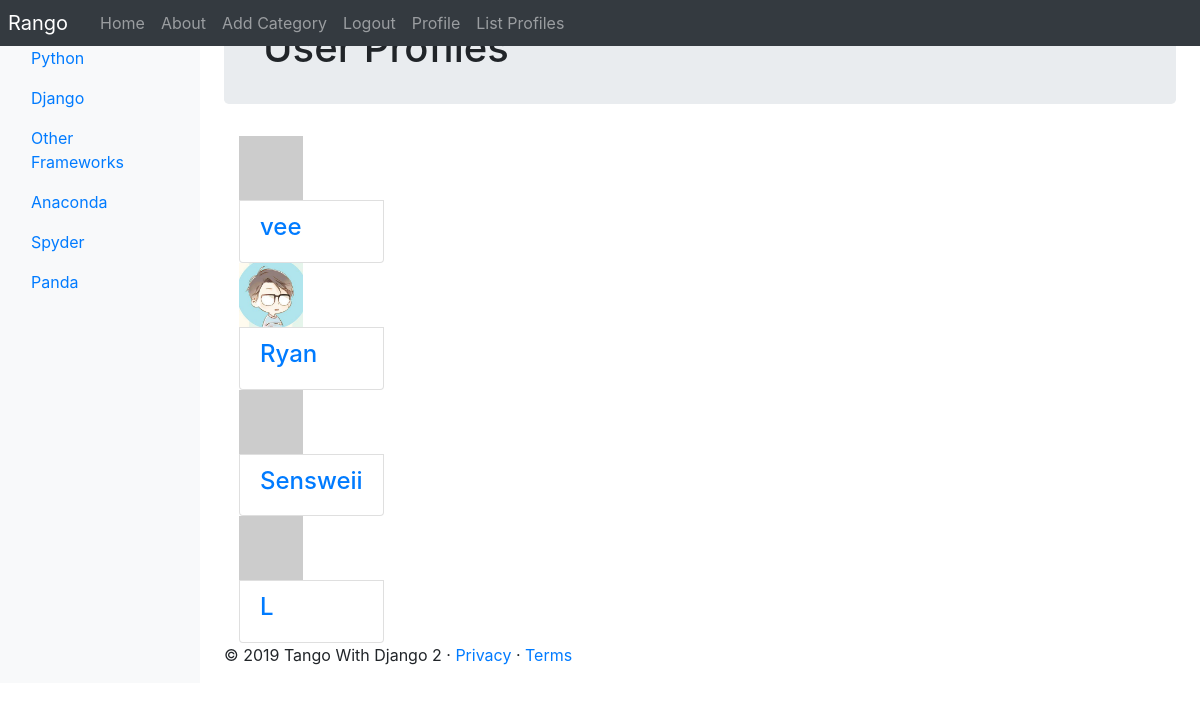
Page /rango/profiles/ (signed in) on the earlier database version.
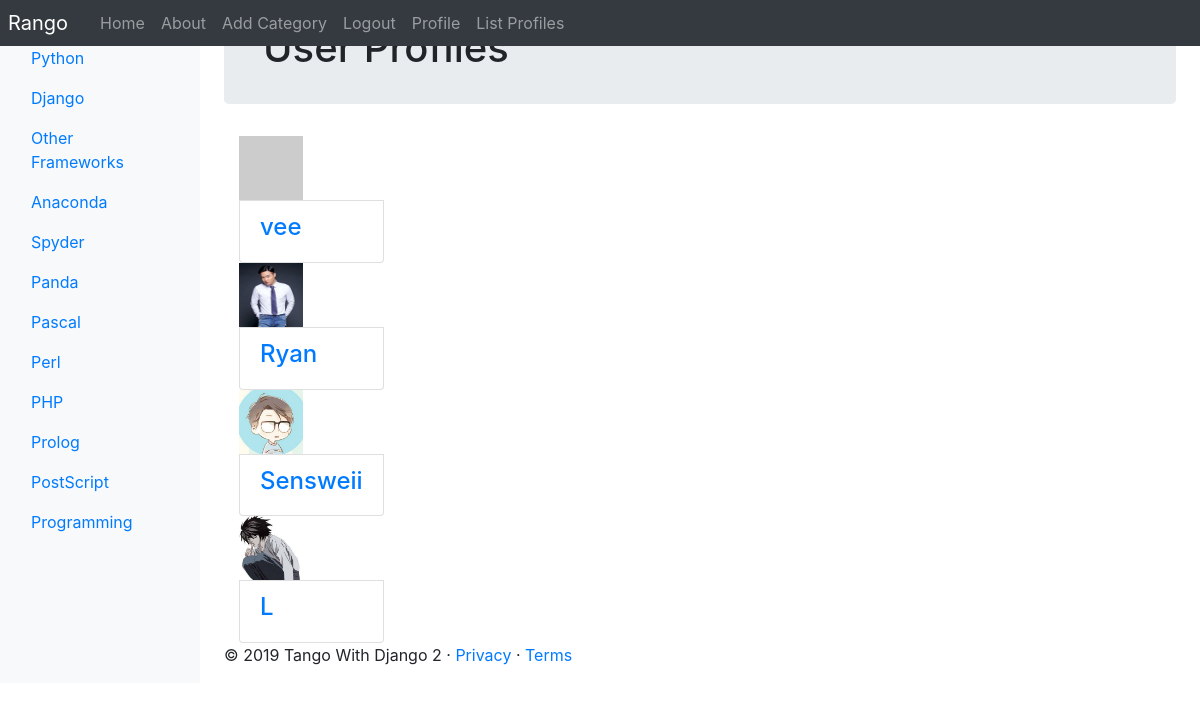
Same page on the later database version.
### rango/models.py (models this page shows, shortened)
class Category(models.Model):
    name = models.CharField(max_length=128, unique=True)
    views = models.IntegerField(default=0)
    likes = models.IntegerField(default=0)
    slug = models.SlugField(unique=True)
    class Meta:
        verbose_name_plural = 'Categories'

class UserProfile(models.Model):
    user = models.OneToOneField(User, on_delete=models.CASCADE)
    website = models.URLField(blank=True)
    picture = models.ImageField(upload_to='profile_images', blank=True)

### rango/views.py (the view)
# urls.py: path('profiles/', views.list_profiles, name='list_profiles'),
@login_required
def list_profiles(request):
    userprofile_list = UserProfile.objects.all()
    return render(request, 'rango/list_profiles.html',
                    {'userprofile_list' : userprofile_list})

### rango/templatetags/rango_template_tags.py (called while the page is built)
@register.inclusion_tag('rango/cats.html')
def get_category_list(cat = None):
    return {'cats': Category.objects.all(),
            'act_cat': cat}

### templates/rango/list_profiles.html (shortened to what this page needs)
{% extends 'rango/base.html' %}
{% load staticfiles %}
{% block body_block %}
  <div class="jumbotron p-4">
    <div class="container">
      <h1 class="jumbotron-heading">User Profiles</h1>
    </div>
  </div>
  <div class="container">
    <div class="row">
      {% if userprofile_list %}
          <div class="panel-heading">
          <div class="panel-body">
          <div class="list-group">
              {% for listuser in userprofile_list %}
                  <div class="container">
                    {% if listuser.picture %}
                      <img width="64" height="64" src="{{ MEDIA_URL }}{{ listuser.picture }}" alt="{{listuser.username}}">
                    {% else %}
                      <img width="64" height="64" src="http://lorempixel.com/64/64/people/"/>
                    {% endif %}
                      <div class="list-group-item">
                      <h4 class="list-group-item-heading">
                      <a href="{% url 'rango:profile' listuser.user.username %}">
                              {{ listuser.user.username }}</a>
                      </h4>
                      </div>
                  </div>
              {% endfor %}
          </div>
          </div>
          </div>
      {% else %}
          <p>There are no users for the site.</p>
      {% endif %}
    </div>
  </div>
{% endblock %}

### templates/rango/base.html (shortened to what this page needs)
<!DOCTYPE html>
{% load staticfiles %}
{% load rango_template_tags %}
<html lang="en">
    <head>
    <link href="https://getbootstrap.com/docs/4.2/dist/css/bootstrap.min.css" rel="stylesheet">
    <link href="https://getbootstrap.com/docs/4.2/examples/dashboard/dashboard.css" rel="stylesheet">
    </head>
    <body>
        <header>
            <nav class="navbar navbar-expand-md navbar-dark fixed-top bg-dark p-0">
                <a class="navbar-brand p-2" href="{% url 'rango:index' %}">Rango</a>
                <div class="collapse navbar-collapse" id="navbarCollapse">
                    <ul class="navbar-nav mr-auto">
                        <li class="nav-item"><a class="nav-link" href="{% url 'rango:index' %}">Home</a></li>
                        <li class="nav-item "><a class="nav-link" href="{% url 'rango:about' %}">About</a></li>
                      {% if user.is_authenticated %}
                        <li class="nav-item"><a class="nav-link" href="{% url 'rango:add_category' %}">Add Category</a></li>
                        <li class="nav-item"><a class="nav-link" href="{% url 'auth_logout' %}?next=/rango/">Logout</a></li>
                        <li class="nav-item "><a class="nav-link" href="{% url 'rango:profile' user.username %}">Profile</a></li>
                        <li class="nav-item "><a class="nav-link" href="{% url 'rango:list_profiles' %}">List Profiles</a></li>
                      {% else %}
                        <li class="nav-item"><a class="nav-link" href="{% url 'registration_register' %}">Register Here</a></li>
                        <li class="nav-item "><a class="nav-link" href="{% url 'auth_login' %}">Login</a></li>
                      {% endif %}
                    </ul>
                </div>
            </nav>
        </header>
        <div class="container-fluid">
            <div class="row">
                <nav class="col-md-2 d-none d-md-block bg-light sidebar">
                    <div  class="sidebar-sticky">
                      <div id="cats">
                      {% block sidebar_block %}
                          {% get_category_list category %}
                      {% endblock %}
                      </div>
                    </div>
                </nav>
                <main role="main" class="col-md-9  ml-sm-auto col-lg-10 px-4">
                    {% block body_block %}{% endblock %}
                    <footer>
                        <p>&copy; 2019 Tango With Django 2 &middot; <a href="#">Privacy</a> &middot; <a href="#">Terms</a></p>
                    </footer>
                </main>
            </div>
        </div>
    </body>
</html>

### templates/rango/cats.html (shortened to what this page needs)
<ul class="nav flex-column">
  {% if cats %}
      {% for c in cats %}
      {% if c == act_cat %}
          <li class="nav-item">
              <a class="nav-link active" href="{% url 'rango:show_category' c.slug %}">
              <span data-feather="at-sign"></span>{{ c.name }}</a>
          </li>
      {% else %}
          <li class="nav-item">
              <a class="nav-link" href="{% url 'rango:show_category' c.slug %}">
              {{ c.name }}</a>
          </li>
      {% endif %}
      {% endfor %}
  {% else %}
      <li class="nav-item">No Categories Yet!</li>
  {% endif %}
</ul>

Differences in the rows shown:
added Category: name "Pascal"
added Category: name "Perl"
added Category: name "PHP"
added Category: name "Prolog"
added Category: name "PostScript"
added Category: name "Programming"
changed UserProfile "Ryan": picture: a different picture
changed UserProfile "Sensweii": picture: picture added
changed UserProfile (number 4 of 4 on the later page): picture: picture added
